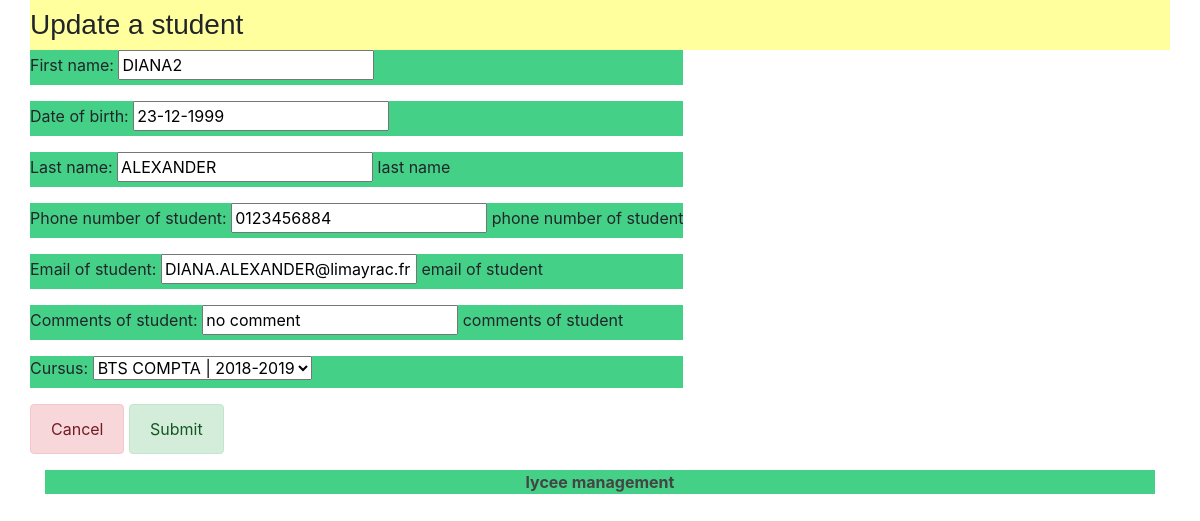
The page /lycee/student/edit/150 on the database its author committed.
### lycee/models.py (models this page shows, shortened)
class Student(models.Model):
  first_name = models.CharField(
    max_length = 50,
    blank = False,
    null = False
  )
  birth_date = models.DateField(
    verbose_name= 'date of birth',
    blank = False,
    null = False
  )
  last_name = models.CharField(
    max_length = 255,
    blank = False,
    null = False,
    help_text = "last name",
    default= '???'
  )
  phone = models.CharField(
    max_length = 10,
    verbose_name = "phone number of student",
    blank = False,
    null = False,
    help_text = "phone number of student",
    default= '0123456789'
  )
  email = models.CharField(
    max_length = 255,
    verbose_name = "email of student",
    blank = False,
    null = False,
    help_text = "email of student",
    default = 'a@a.fr'
  )
  comments = models.CharField(
    max_length = 255,
    verbose_name = "comments of student",
    blank = True,
    null = False,
    help_text = "comments of student",
    default = '...'
  )
  cursus = models.ForeignKey(
    Cursus,
    on_delete = models.CASCADE,
    null = True
  )

### lycee/views.py (the view, shortened to what this page needs)
# urls.py: path('lycee/student/edit/<int:pk>',StudentUpdateView.as_view(),name='edit_student'),
class StudentUpdateView(UpdateView):
  model = Student
  template_name = 'lycee/student/edit.html'
  fields = ['first_name','birth_date','last_name','phone','email','comments','cursus']

### lycee/models.py (called while the page is built)
  def __str__(self):
    return '{} | {}'.format(self.name,self.scholar_year)

### lycee/templates/lycee/student/edit.html (shortened to what this page needs)
{% extends "master.html" %}
{% load static %}
{% if liste%}
  {% block title %}
    <h3>Update a student</h3>
  {% endblock %}
  {% block content %}
    <form method="POST">
      {{ form.as_p }}
      <div class="boutons">
        <button class = "alert alert-danger" type='cancel'>
          Cancel
        </button>
        <button class = "alert alert-success" type='submit'>
          Submit
        </button>
      </div>
    </form>
  {% endblock %}
{% else %}
  <p> No cursus to show .</p>
{% endif %}

### lycee/static/lycee/style.css (style rules this page uses)
p { background-color: #44d187 }
html { position: relative; min-height: 100%; }

### rows shown on the page
Student: first_name "DIANA2", birth_date "23-12-1999", last_name "ALEXANDER", phone "0123456884", email "DIANA.ALEXANDER@limayrac.fr", comments "no comment", cursus "BTS COMPTA | 2018-2019"
